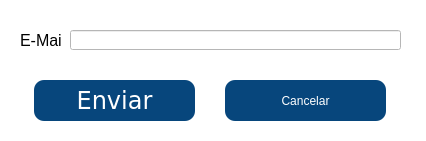
<?xml version="1.0" encoding="UTF-8"?>
<ui version="4.0">
 <class>EnvioQr</class>
 <widget class="QDialog" name="EnvioQr">
  <property name="geometry">
   <rect>
    <x>0</x>
    <y>0</y>
    <width>426</width>
    <height>141</height>
   </rect>
  </property>
  <property name="minimumSize">
   <size>
    <width>426</width>
    <height>141</height>
   </size>
  </property>
  <property name="maximumSize">
   <size>
    <width>426</width>
    <height>141</height>
   </size>
  </property>
  <property name="windowTitle">
   <string>Enviar QR</string>
  </property>
  <property name="styleSheet">
   <string notr="true">background-color: rgb(255, 255, 255);</string>
  </property>
  <widget class="QLineEdit" name="tx_email">
   <property name="geometry">
    <rect>
     <x>70</x>
     <y>30</y>
     <width>331</width>
     <height>20</height>
    </rect>
   </property>
   <property name="font">
    <font>
     <family>Tahoma</family>
     <pointsize>12</pointsize>
    </font>
   </property>
   <property name="text">
    <string/>
   </property>
  </widget>
  <widget class="QWidget" name="horizontalLayoutWidget">
   <property name="geometry">
    <rect>
     <x>10</x>
     <y>80</y>
     <width>401</width>
     <height>41</height>
    </rect>
   </property>
   <layout class="QHBoxLayout" name="horizontalLayout">
    <item>
     <widget class="QPushButton" name="bt_guardar">
      <property name="maximumSize">
       <size>
        <width>161</width>
        <height>41</height>
       </size>
      </property>
      <property name="font">
       <font>
        <family>Verdana</family>
        <pointsize>18</pointsize>
        <weight>50</weight>
        <italic>false</italic>
        <bold>false</bold>
       </font>
      </property>
      <property name="focusPolicy">
       <enum>Qt::NoFocus</enum>
      </property>
      <property name="styleSheet">
       <string notr="true">background-color: rgb(7, 70, 124);
font: 18pt &quot;Verdana&quot;;
border-radius: 10px;
color: rgb(255, 255, 255);</string>
      </property>
      <property name="text">
       <string>Enviar</string>
      </property>
     </widget>
    </item>
    <item>
     <widget class="QPushButton" name="bt_cancelar">
      <property name="maximumSize">
       <size>
        <width>161</width>
        <height>41</height>
       </size>
      </property>
      <property name="focusPolicy">
       <enum>Qt::NoFocus</enum>
      </property>
      <property name="styleSheet">
       <string notr="true">background-color: rgb(7, 70, 124);
font: 18pt &quot;Verdana&quot;;
border-radius: 10px;
color: rgb(255, 255, 255);</string>
      </property>
      <property name="text">
       <string>Cancelar</string>
      </property>
     </widget>
    </item>
   </layout>
  </widget>
  <widget class="QLabel" name="label_2">
   <property name="geometry">
    <rect>
     <x>20</x>
     <y>30</y>
     <width>41</width>
     <height>21</height>
    </rect>
   </property>
   <property name="font">
    <font>
     <pointsize>12</pointsize>
    </font>
   </property>
   <property name="text">
    <string>E-Mail</string>
   </property>
  </widget>
 </widget>
 <resources/>
 <connections/>
</ui>
